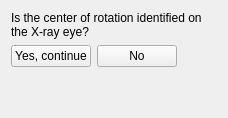
     <widget class="QWidget" name="page_cor_known">
      <layout class="QVBoxLayout" name="layout_cor_known">
       <item>
        <widget class="QLabel" name="lb_cor_title">
         <property name="text">
          <string>Is the center of rotation identified on the X-ray eye?</string>
         </property>
         <property name="textFormat">
          <enum>Qt::RichText</enum>
         </property>
         <property name="wordWrap">
          <bool>true</bool>
         </property>
        </widget>
       </item>
       <item>
        <layout class="QHBoxLayout" name="layout_cor_buttons">
         <item>
          <widget class="QPushButton" name="pb_cor_yes">
           <property name="text">
            <string>Yes, continue</string>
           </property>
          </widget>
         </item>
         <item>
          <widget class="QPushButton" name="pb_cor_no">
           <property name="text">
            <string>No</string>
           </property>
          </widget>
         </item>
         <item>
          <spacer name="spacer_cor">
           <property name="orientation">
            <enum>Qt::Horizontal</enum>
           </property>
           <property name="sizeHint" stdset="0">
            <size>
             <width>40</width>
             <height>20</height>
            </size>
           </property>
          </spacer>
         </item>
        </layout>
       </item>
       <item>
        <spacer name="spacer_cor_bottom">
         <property name="orientation">
          <enum>Qt::Vertical</enum>
         </property>
         <property name="sizeHint" stdset="0">
          <size>
           <width>20</width>
           <height>40</height>
          </size>
         </property>
        </spacer>
       </item>
      </layout>
     </widget>
